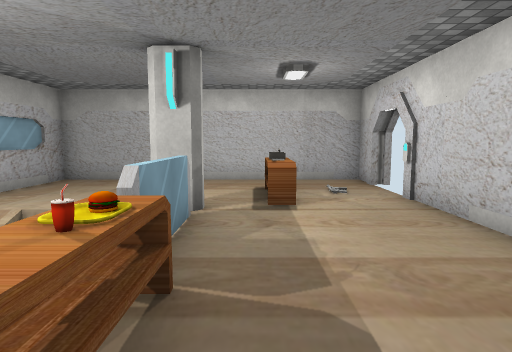
[1] (above)

18 first-person views from a walk through a scene from a Unity 3-D project. The camera is 1.3 m above the floor, tilts 6° down and sees 75° across. The floor is counted in squares, 1 m on a side. Each view is taken from the middle of a square. On the plan, view 1 faces up. The plan holds only what a view shows up to about 14 squares ahead; the rest is blank. Some surface patterns are stand-ins.

[2]
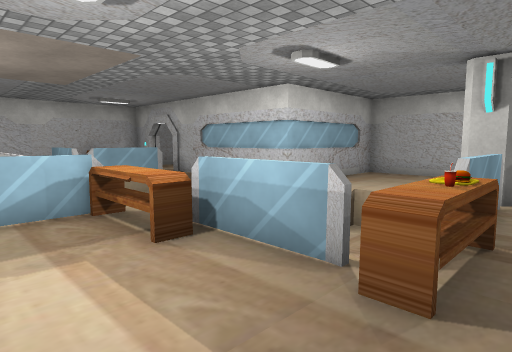

[3]
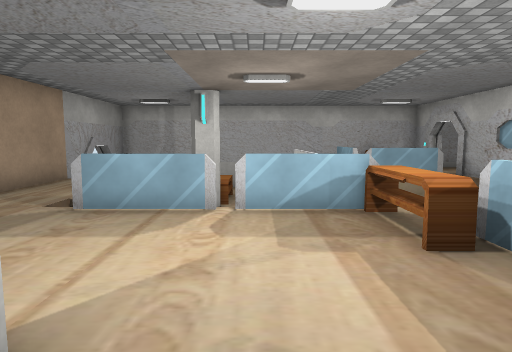

[4]
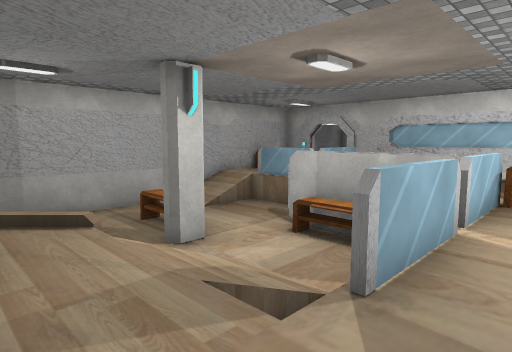

[5]
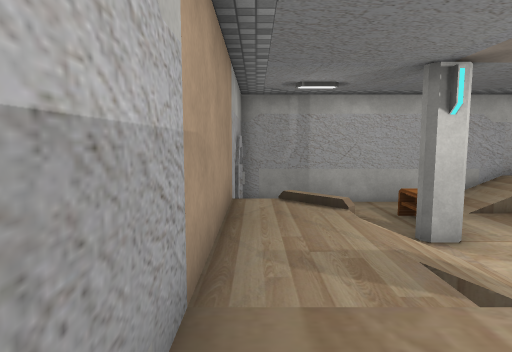

[6]
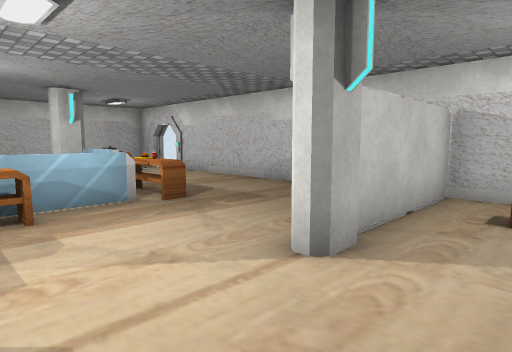

[7]
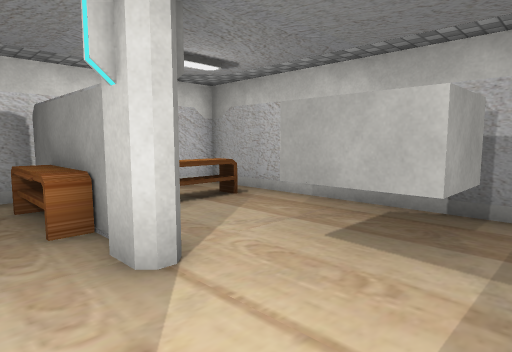

[8]
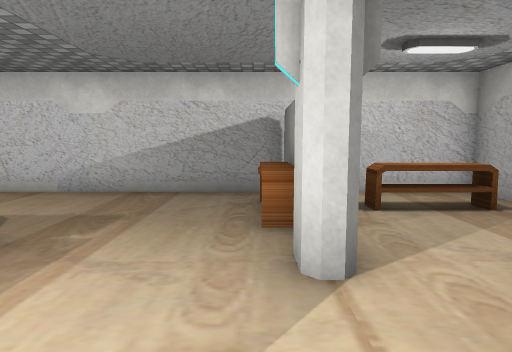

[9]
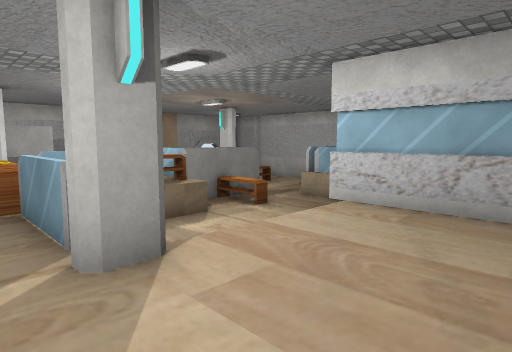

[10]
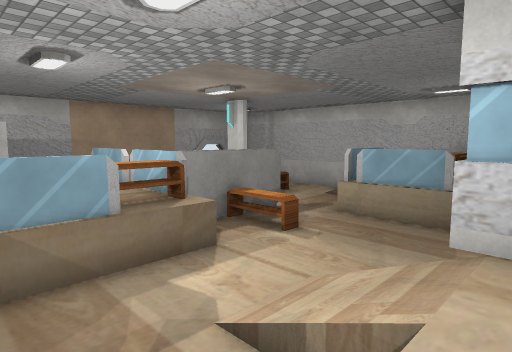

[11]
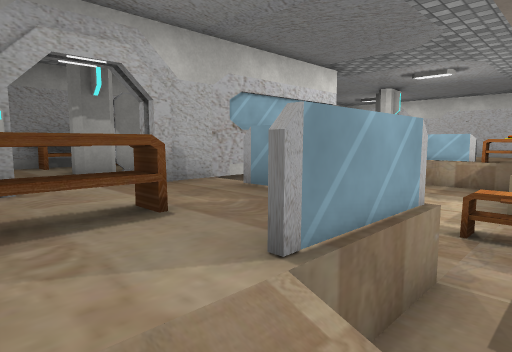

[12]
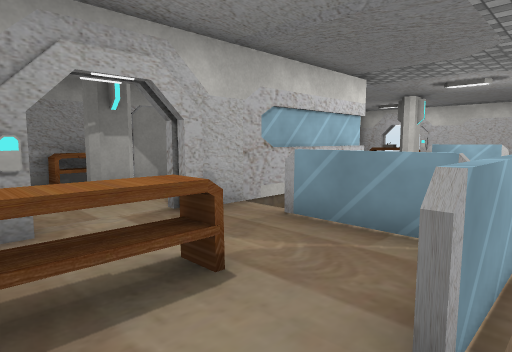

[13]
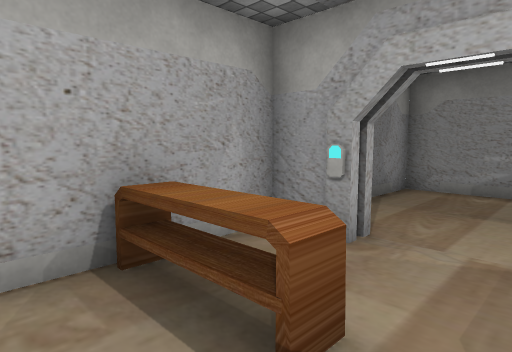

[14]
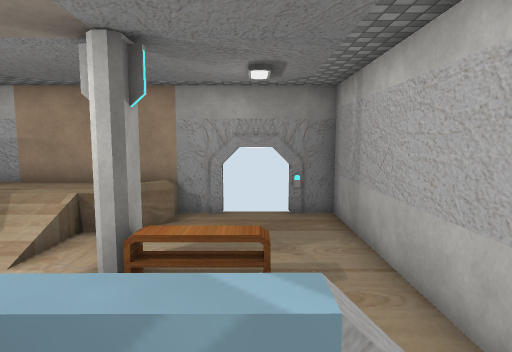

[15]
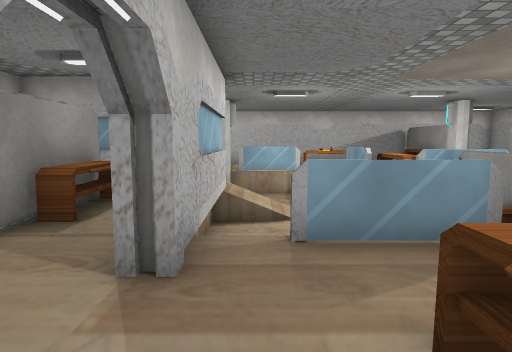

[16]
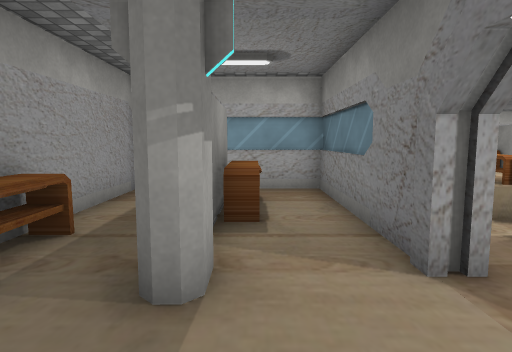

[17]
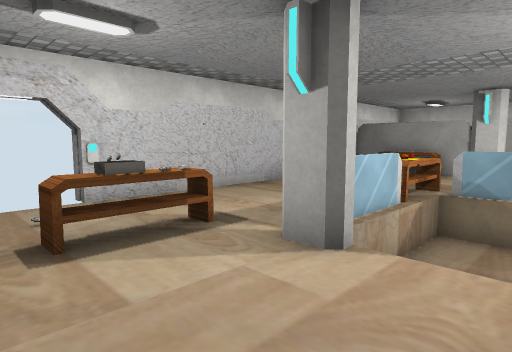

[18]
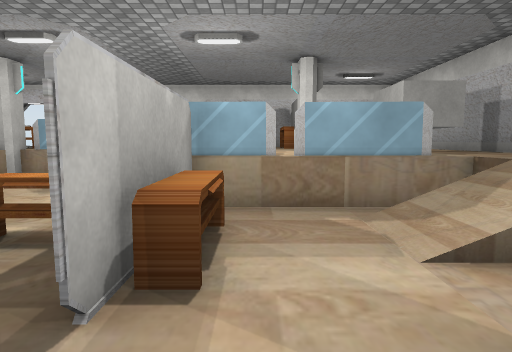

### Floor plan
Key: @ floor where view 1 was taken; # wall or solid block; x gap in a wall; . main floor; - floor 1 m lower than the main floor; / step, stairs or slope; = window, fence, low wall or low ledge; v drop or lower ground; T table; C column; O other object.
Columns run from 17 left of view 1 to 4 right of it. Each row starts with its distance up from view 1.
 11 ####TT################
 10 #.......  #..........x
  9 #...C####x#......TT..
  8  .....TTT.#......TT..#
  7  .........#.....#OT..#
  6 ##...######///-C#....#
  5 #.....-----//---=....#
  4 #TTT.=-----//---=....#
  3 #TTT.=----------#....#
  2 #....#----------T....#
  1 #//==#--T--TT#==T....#
  0 #//-----T--#TT...@...#
 -1 #//----#T##=.........#
 -2 #----------=.........#
 -3 #--T//-----#.....TTT.#
 -4 #---vC--//-=...CC#####
 -5 #-------//-=.......T.#
 -6 #---  -=//v..OOO..TT.#
 -7 #----#/......O  ..TT.#
 -8 #-----...............#
 -9 ### x#################

Where each view was taken, in squares from view 1:
view 1: 0 up, 0 right, facing up
view 2: 2 down, 0 right, facing up-left
view 3: 2 down, 0 right, facing left
view 4: 8 down, 5 left, facing up-left
view 5: 8 down, 4 left, facing left
view 6: 6 down, 5 left, facing up-right
view 7: 2 down, 5 left, facing down-right
view 8: 3 down, 5 left, facing right
view 9: 10 up, 0 right, facing down-left
view 10: 7 up, 2 left, facing down-left
view 11: 0 up, 16 left, facing up-right
view 12: 1 up, 16 left, facing up-right
view 13: 2 up, 13 left, facing up-left
view 14: 2 up, 14 left, facing down
view 15: 5 up, 16 left, facing right
view 16: 8 up, 16 left, facing right
view 17: 10 up, 4 left, facing down-right
view 18: 2 down, 13 left, facing right
